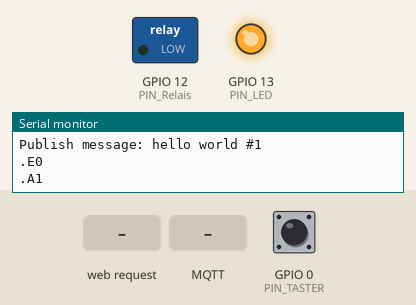
Bench run of a sketch on a simulated ESP8266 (NodeMCU). Parts: switched loads named in the sketch (green lamp = pin HIGH), output pins drawn as LEDs (lit = HIGH), the last lines printed to the serial monitor. Inputs (shaded band) come from the test bench; at power-on: GPIO 0 (PIN_TASTER) HIGH. WiFi joins after 1.5 s; servers stay silent unless stated; EEPROM starts erased; no MQTT or app messages arrive unless stated.

Above: at 3.7 s.
3.8 s: GPIO 0 (PIN_TASTER) pulled LOW for 0.15 s
At 5.8 s:
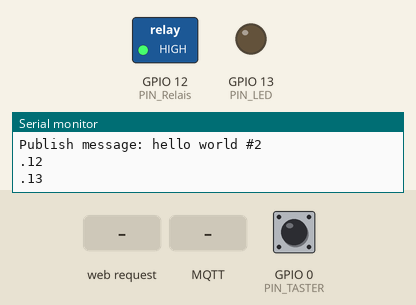
6.9 s: HTTP request GET /Aus received
At 7.3 s:
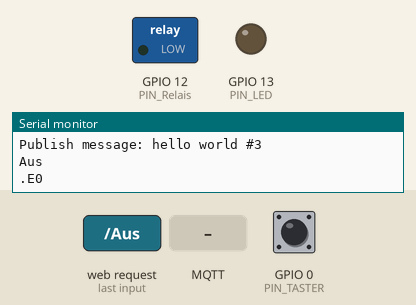
8.4 s: MQTT message "schimmi2" arrives on the first subscribed topic
At 9.8 s:
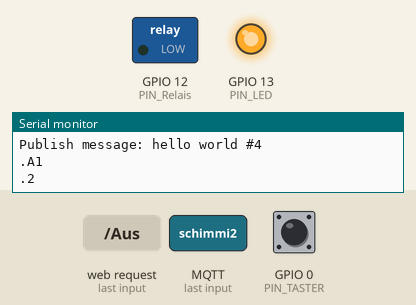
10.0 s: HTTP request GET /Ein received
At 10.4 s:
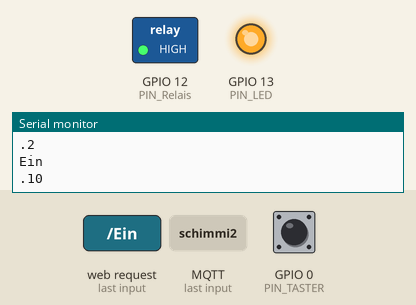
13.0 s: MQTT message "SSID2" arrives on the first subscribed topic
At 14.0 s:
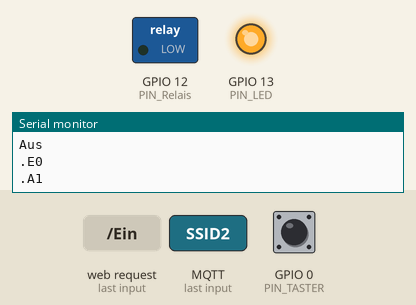
14.5 s: GPIO 0 (PIN_TASTER) pulled LOW for 1 s
At 17.0 s:
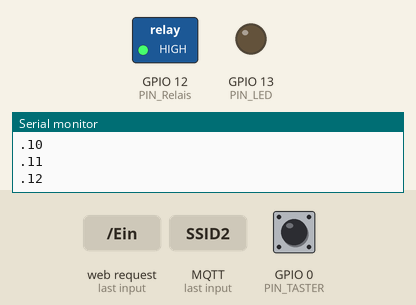
Timing chart, 0 to 19.5 s (numbered marks = the images above; inputs shaded):
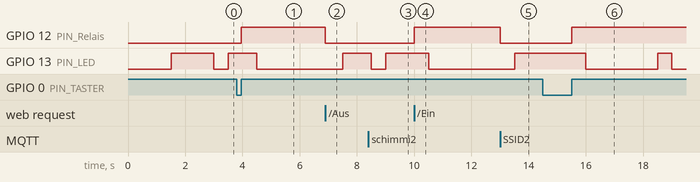

Measured:
- after the input at 3.8 s, GPIO 12 (PIN_Relais): LOW → HIGH after 0.15 s
- after the input at 6.9 s, GPIO 12 (PIN_Relais): HIGH → LOW at once
- after the input at 8.4 s, GPIO 13 (PIN_LED): HIGH → LOW after 0.10 s, → HIGH 0.50 s later
- after the input at 10.0 s, GPIO 12 (PIN_Relais): LOW → HIGH at once
- after the input at 13.0 s, GPIO 12 (PIN_Relais): HIGH → LOW at once
- after the input at 14.5 s, GPIO 12 (PIN_Relais): LOW → HIGH after 1.0 s

The sketch:

Sonoff-MQTT.ino
```cpp
// (licence header left out)
#include <Arduino.h>

#include <ESP8266WiFi.h>
#include <ESP8266mDNS.h>
#include <WiFiUdp.h>
#include <ArduinoOTA.h>
#include <ESP8266WebServer.h>
#include <ESP8266HTTPUpdateServer.h>
#include <PubSubClient.h>
#include <EEPROM.h>
/****************************************
* Generic Esp8266
* CPU 80MHz
* Flash 1M(64k SPIFFS)
****************************************/

const char *ssid = "yourSSID";
const char *password = "yourPassword";
const char *mqtt_server = "your-brocker-server";


String Hostname = "Sonoff-";
const String Version ="SonoffSchalter V1.1 \n(C) Schimmi 2017";

int altMilli;
#define ZEin 1
#define ZAus 0
int Zustand = ZAus;
#define EE_ADDRESS 10

#define PIN_Relais   12
#define PIN_LED   13
#define PIN_TASTER  0


#define Relais_Ein HIGH
#define Relais_Aus LOW

#define LED_Ein digitalWrite(PIN_LED, LOW )
#define LED_Aus digitalWrite(PIN_LED, HIGH)

ESP8266WebServer server(80);
ESP8266HTTPUpdateServer httpUpdater;
WiFiClient espClient;
PubSubClient client(espClient);
long lastMsg = 0;
char msg[50];
int value = 0;

float temp;

byte addr[8];
int i;

int t1;
int j=0;
uint8_t MAC_array[6];
int schritt=0;


void setup(void) {
  int Timeout;
  Serial.begin(115200);
  Serial.println(Version);
  /* get last state from EEPROM */
  EEPROM.begin(256);
  int eeprom_data = EEPROM.read(EE_ADDRESS);
  if (eeprom_data == 0xFF)
  {
    Zustand = ZAus;
    Serial.println("Init: Aus");
  }
  else
  {
    Zustand = eeprom_data;
    Serial.printf("Init: ");
    if (Zustand == ZEin)
    {
      Serial.println("EEPROM data Ein");
      schritt = 10;
    }
    else
    {
      Serial.println("EEPROM data Aus");
      schritt = 0;
    }
  }

  pinMode(PIN_Relais,OUTPUT);
  digitalWrite(PIN_Relais, Zustand==1?Relais_Ein:Relais_Aus);

  pinMode(PIN_LED,OUTPUT);
  LED_Ein;

  pinMode(PIN_TASTER, INPUT);

  WiFi.macAddress(MAC_array);
  Hostname = Hostname + String(MAC_array[4], HEX);
  Hostname = Hostname + String(MAC_array[5], HEX);


  Serial.println("Initialized");
  WiFi.mode(WIFI_STA);

  //wifiMulti.addAP("schimmi2", "ot3458to"); // hier müssen natürlich die richtigen Angaben rein
  //wifiMulti.addAP("SSID2", "PW2");
  //wifiMulti.addAP("SSID3", "PW3");
  WiFi.hostname(Hostname);

  LED_Ein;
  WiFi.begin ( ssid, password );
  Serial.println("Booting");
  Serial.println ( "" );

  // Wait for connection
  while ( WiFi.status() != WL_CONNECTED )
  {
    delay ( 500 );
    Serial.print ( "." );
  }
/*  while (wifiMulti.run() != WL_CONNECTED)// Warten auf Verbindung
  {
    delay(500);
    Timeout++;
    if ((Timeout & 1)>0) LED_Aus;
    else                 LED_Ein;
    if (Timeout>100) break;
    Serial.print(".");
  } */
  LED_Aus;

  // Port defaults to 8266
  // ArduinoOTA.setPort(8266);

  // Hostname defaults to esp8266-[ChipID]
  // ArduinoOTA.setHostname("myesp8266");

  // No authentication by default
  // ArduinoOTA.setPassword((const char *)"123");

  ArduinoOTA.onStart([]() {
    Serial.println("Start");
  });
  ArduinoOTA.onEnd([]() {
    Serial.println("\nEnd");
  });
  ArduinoOTA.onProgress([](unsigned int progress, unsigned int total) {
    Serial.printf("Progress: %u%%\r", (progress / (total / 100)));
  });
  ArduinoOTA.onError([](ota_error_t error) {
    Serial.printf("Error[%u]: ", error);
    if (error == OTA_AUTH_ERROR) Serial.println("Auth Failed");
    else if (error == OTA_BEGIN_ERROR) Serial.println("Begin Failed");
    else if (error == OTA_CONNECT_ERROR) Serial.println("Connect Failed");
    else if (error == OTA_RECEIVE_ERROR) Serial.println("Receive Failed");
    else if (error == OTA_END_ERROR) Serial.println("End Failed");
  });
  ArduinoOTA.begin();
  Serial.println("Ready");
  Serial.print("SSID: ");
  Serial.println(WiFi.SSID());
  Serial.print("IP address: ");
  Serial.println(WiFi.localIP());
  Serial.println(Hostname);
  Serial.println();
  delay(1000);

  httpUpdater.setup(&server);
  server.on("/", Ereignis_Info);
  server.on("/Ein", Ereignis_Ein);
  server.on("/Aus", Ereignis_Aus);
  server.onNotFound(Ereignis_Info);
  server.begin();               // Starte den Server

  client.setServer(mqtt_server, 1883); // starte den client
  client.setCallback(callback);

  altMilli = millis();
}

void Ereignis_Ein()
{
  digitalWrite(PIN_Relais, Relais_Ein);
  //LED_Ein;
  schritt = 10;
  Zustand = ZEin;
  EEPROM.write(EE_ADDRESS, Zustand);
  EEPROM.commit();

  server.send(200, "text/plain", "Ein");
  Serial.println("Ein ");
}

void Ereignis_Aus()
{
  digitalWrite(PIN_Relais, Relais_Aus);
  //LED_Aus;
  schritt = 0;
  Zustand = ZAus;
  EEPROM.write(EE_ADDRESS, Zustand);
  EEPROM.commit();

  server.send(200, "text/plain", "Aus");
  Serial.println("Aus ");
}

void Ereignis_Info()
{
  String T = "";
  T = Version + "\n\n";
  T = T+ "SSID:     "+WiFi.SSID()+" \n";
  T = T+ "RSSI:     "+String(WiFi.RSSI())+" \n";
  T = T+ "Hostname: "+WiFi.hostname()+" \n";
  T = T+ "Zustand : ";
  if (Zustand == ZAus)
  {
    T = T+" Aus \n";
  }
  else
  {
    T = T+" Ein \n" ;
  }

  T = T+ "/Ein oder /Aus\n";
  server.send(200, "text/plain", T);
}

void callback(char* topic, byte* payload, unsigned int length)
{
  Serial.print("Message arrived [");
  Serial.print(topic);
  Serial.print("] ");
  for (int i = 0; i < length; i++)
  {
    Serial.print((char)payload[i]);
  }
  Serial.println();

  // Switch on the relay if an 1 was received as first character
  if ((char)payload[0] == '1')
  {
    Ereignis_Ein();   // Turn the relay on
  }
  else
  {
    Ereignis_Aus();  // Turn the rely off
  }
}

void reconnect()
{
  // Loop until we're reconnected
  while (!client.connected())
  {
    Serial.print("Attempting MQTT connection...");
    // Attempt to connect
    if (client.connect("ESP8266Client"))
    {
      Serial.println("connected");
      // Once connected, publish an announcement...
      client.publish("outTopic", "hello world");
      // ... and resubscribe
      client.subscribe("inTopic");
    }
    else
    {
      Serial.print("failed, rc=");
      Serial.print(client.state());
      Serial.println(" try again in 5 seconds");
      // Wait 5 seconds before retrying
      delay(5000);
    }
  }
}


void loop()
{
  int mi = millis();
  String T = " ";
  ArduinoOTA.handle();
  if(digitalRead(PIN_TASTER) == LOW)
  {
    while(digitalRead(PIN_TASTER) == LOW)
    {}
    if(Zustand == ZEin)
    {
      Ereignis_Aus();
    }
    else
    {
      Ereignis_Ein();
    }
  }
  if((mi-altMilli)>=500)
  {
    altMilli=mi;
    Serial.print(".");
    switch (schritt)
    {
      case 0: // Aus
        LED_Ein;
        Serial.print('E');
        break;
      case 1:
        LED_Aus;
       Serial.print('A');
      case 2:
      case 3:
      case 4:
        break;
      case 5: schritt=-1;
        break;

      case 10: // Ein
        LED_Aus;
        break;
      case 11:
        LED_Ein;
      case 12:
      case 13:
      case 14:
        break;
      case 15: schritt=9;
        break;
    default:
      schritt = 0;
      break;
    }
    Serial.println(schritt);
    schritt++;
  }
  server.handleClient();

  if (!client.connected())
  {
    reconnect();
  }
  client.loop();

  long now = millis();
  if (now - lastMsg > 2000)
  {
    lastMsg = now;
    ++value;
    snprintf (msg, 75, "hello world #%ld", value);
    Serial.print("Publish message: ");
    Serial.println(msg);
    client.publish("outTopic", msg);
  }

}
```
